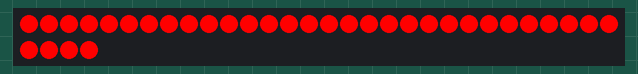
Simulated run of this sketch. Board: Arduino Uno, built with avr-gcc and run on an emulated ATmega328P. Shown: 34 RGB LEDs in strip order, left to right, continuing on the next row. Dim RGB values are drawn brighter than linear.

Above: at 0.41 s.
At 3.39 s:
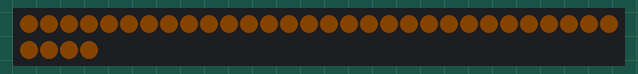
At 4.0 s:
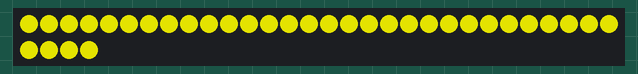
At 5.79 s:
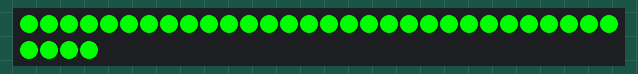
At 9.38 s:
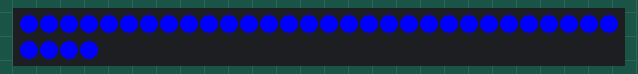
At 12.96 s:
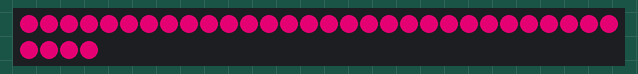

The sketch:

pulse2.ino
```cpp
#include <FastLED.h>
#include <string.h>

#define LED_PIN     7
#define NUM_LEDS    34
#define RED    0
#define ORANGE 32
#define YELLOW 64
#define GREEN 96
#define AQUA 128
#define BLUE 160
#define PURPLE 192
#define PINK 224

//setup
int d1 = 150; // "beat" speed
int d2 = 4; // "fade" speed
static uint8_t hues[] = {RED, ORANGE, YELLOW, GREEN, AQUA, BLUE, PURPLE, PINK};

CRGB leds[NUM_LEDS];
static uint8_t hue;
static uint8_t value; // unsigned integer 0 - 255

void setup() {
  FastLED.addLeds<WS2812, LED_PIN, GRB>(leds, NUM_LEDS);
  Serial.begin(9600);
}


void loop(){
  //pulse 2
  for (int i = 0; i < sizeof(hues); i++){
    hue = hues[i];
    value = 255;
    FastLED.showColor(CHSV(hue, 255, value));
    delay(d1);
    FastLED.showColor(CHSV(hue, 255, 0));
    delay(d1 * 0.6);
    FastLED.showColor(CHSV(hue, 255, value));
    delay(d1);
    while (value > 1){
      FastLED.showColor(CHSV(hue, 255, --value));
      delay(d2);
    }
  }
}
```

Measured:
- by itself, everything shown: repeats every 14.3 s, in 65 steps
